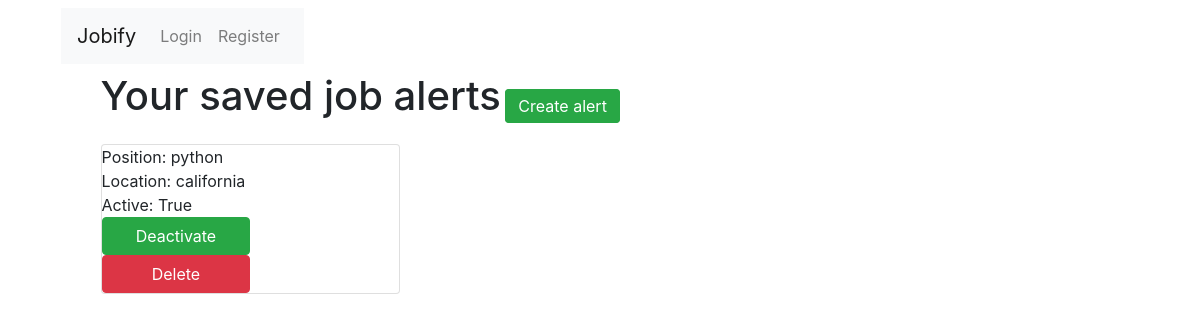
The page /jobinator/my-jobs on the database as committed earlier.
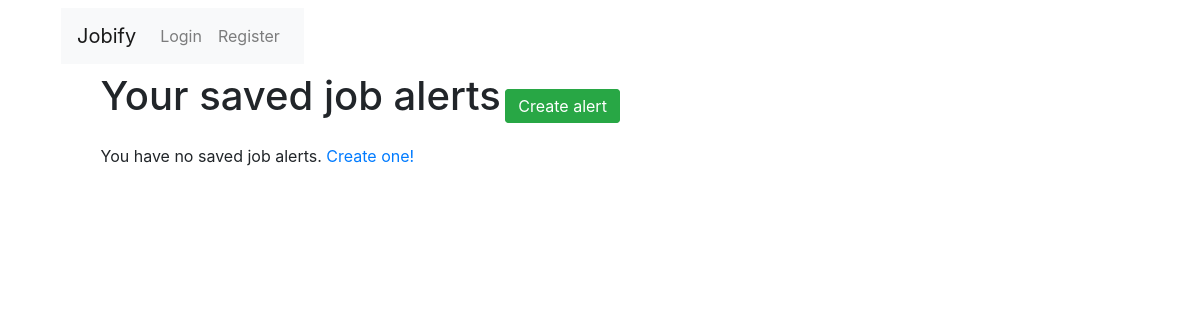
The same page on the database as committed later.
### jobinator/models.py (models this page shows, shortened)
class Jobinator(models.Model):
    position = models.CharField(max_length=250)
    location = models.CharField(max_length=250)
    active   = models.BooleanField(default=False)
    created_at = models.DateTimeField(default=timezone.now)
    class Meta:
        ordering = ['created_at']
    class Admin:
        pass

### jobinator/views.py (the view)
# urls.py: path('my-jobs', views.my_jobs, name="my_jobs"),
def my_jobs(request):
    jobs = Jobinator.objects.all()
    context = {
        'jobs': jobs
    }
    return render(request, 'jobinator/my_jobs.html', context)

### jobinator/templates/jobinator/my_jobs.html
{% extends "base.html" %}
{% block content %}
<h1 class="d-inline">Your saved job alerts</h1>
<a href="{% url 'jobinator:create_job' %}" class="btn btn-success d-inline">Create alert</a>
<br>
<br>
{% if jobs %}
{% for job in jobs %}
<div class="card" style="width: 30%">
  <span class="d-inline">Position: {{job.position}}</span>
  <span class="d-inline">Location: {{job.location}}</span>
  <span class="d-inline">Active: {{job.active}}</span>
  {% if job.active == False %}
  <a href="{% url 'jobinator:activate_job' job.id %}" class="btn btn-success d-inline"
  style="width: 50%">Activate</a>
  {% else %}
  <a href="{% url 'jobinator:deactivate_job' job.id %}" class="btn btn-success d-inline"
  style="width: 50%">Deactivate</a>
  {% endif %}
  <a href="{% url 'jobinator:delete_job' job.id %}" class="btn btn-danger d-inline"
  style="width: 50%">Delete</a>
</div>
{% endfor %}
{% else %}
<p>You have no saved job alerts. <a href="{% url 'jobinator:create_job' %}">Create one!</a></p>
{% endif %}
{% endblock %}

### templates/base.html (shortened to what this page needs)
<!DOCTYPE html>
<html lang="en" dir="ltr">
  <head>
    <link rel="stylesheet" href="https://maxcdn.bootstrapcdn.com/bootstrap/4.0.0/css/bootstrap.min.css">
  </head>
  <body>
    <div class="container">
      <div class="navbar">
        {% include 'inc/navbar.html' %}
      </div>
      <div class="content" style="width:90%;margin:0 auto;">
        {% block content %}{% endblock %}
      </div>
    </div>
  </body>
</html>

### templates/inc/navbar.html (shortened to what this page needs)
<nav class="navbar navbar-expand navbar-light bg-light">
  <a class="navbar-brand" href="{% url 'static:home' %}">Jobify</a>
  <div class="collapse navbar-collapse" id="navbarNav">
    <ul class="navbar-nav">
      {% if user.is_authenticated %}
      <li class="nav-item">
        <a class="nav-link" href="{% url 'jobs:index' %}">Jobs</a>
      </li>
      <li class="nav-item">
        <a class="nav-link" href="{% url 'jobinator:my_jobs' %}">Jobinator</a>
      </li>
      <li class="nav-item">
        <a class="nav-link" href="{% url 'webscraper:index' %}">Webscraper</a>
      </li>
      <li class="nav-item">
        <a class="nav-link" href="{% url 'user:profile' %}">Profile</a>
      </li>
      <li class="nav-item">
        <a class="nav-link" href="{% url 'user:logout' %}">Logout</a>
      </li>
      {% else %}
      <li class="nav-item">
        <a class="nav-link" href="{% url 'user:login' %}">Login</a>
      </li>
      <li class="nav-item">
        <a class="nav-link" href="{% url 'user:register' %}">Register</a>
      </li>
      {% endif %}
  </div>
</nav>

Rows that differ between the two databases and show on the page:
removed Jobinator: position "python", location "california", active "True", shows "Deactivate"
Other text that changed with them:
text now shown: "You have no saved job alerts. Create one!"
